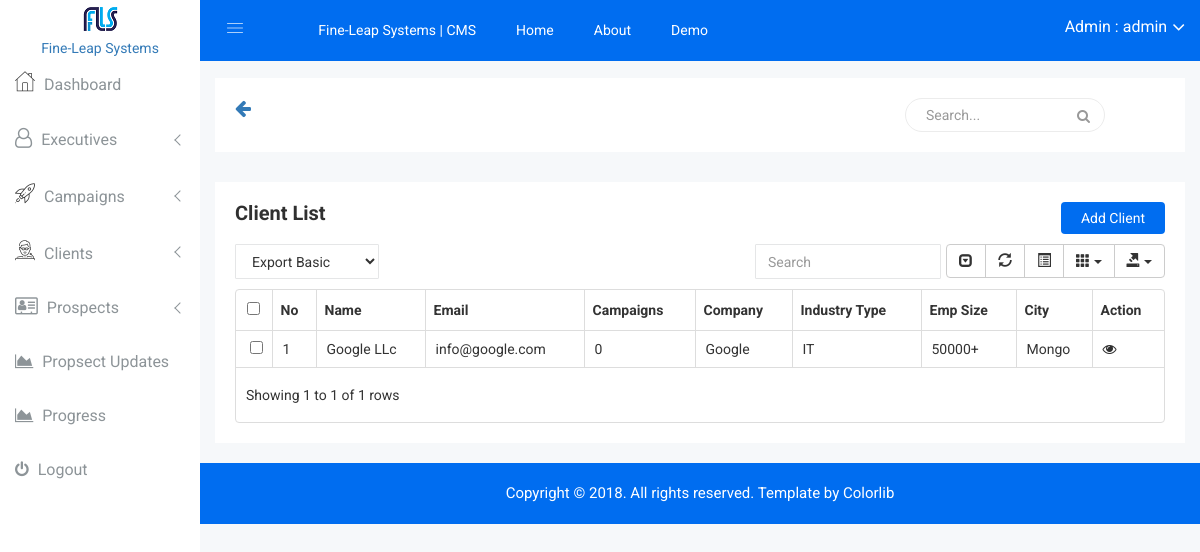
The app's page /crm_admin/clients/list/ (signed in) with its own data.
### portal/models.py (models this page shows, shortened)
class User(AbstractBaseUser, PermissionsMixin):
    email = models.EmailField(_('email address'), unique=True)
    first_name = models.CharField(max_length=32, blank=True)
    last_name = models.CharField(max_length=32, blank=True)
    phone = models.CharField(max_length=13, blank=True)
    employee_id = models.CharField(max_length=12, blank=True)
    date_joined = models.DateTimeField(_('date joined'), auto_now_add=True)
    date_of_birth = models.DateField(blank=True, null=True)
    details = models.TextField(blank=True)
    is_active = models.BooleanField(_('active'), default=True)
    is_staff = models.BooleanField(_('staff'), default=False)
    is_superuser = models.BooleanField(_('superuser'), default=False)
    objects = UserManager()
    USERNAME_FIELD = 'email'
    REQUIRED_FIELDS = []
    class Meta:
        verbose_name = _('user')
        verbose_name_plural = _('users')
    def __str__(self):
        return self.get_email_name
    @property
    def get_display_text(self):
        if self.get_full_name:
            return self.get_full_name
        else:
            return self.__str__()
    @property
    def get_full_name(self):
        return "{} {}".format(self.first_name, self.last_name) if (self.first_name or self.last_name) else ""
    @property
    def get_email_name(self):
        email_str = str(self.email)
        return email_str[:email_str.rfind("@")]

### clients/models.py (models this page shows, shortened)
class Client(models.Model):
    name = models.CharField(max_length=64)
    slug = models.SlugField(blank=True)
    director = models.CharField(max_length=64)
    company = models.CharField(max_length=128, blank=True)
    email = models.EmailField(blank=True)
    email2 = models.EmailField(blank=True)
    phone = models.CharField(max_length=15, blank=True)
    phone2 = models.CharField(max_length=15, blank=True)
    emp_size = models.CharField(max_length=16, blank=True)
    website = models.CharField(max_length=64, blank=True)
    industry_type = models.CharField(max_length=64, blank=True)
    city = models.CharField(max_length=32, blank=True)
    state = models.CharField(max_length=32, blank=True)
    country = models.CharField(max_length=32, blank=True)
    zip_code = models.CharField(max_length=12, blank=True, null=True)
    details = models.TextField(blank=True)
    added_on = models.DateTimeField(auto_now_add=True)
    @property
    def get_display_text(self):
        return self.name
    @property
    def get_campaigns(self):
        return self.campaign_set.all()
    @property
    def get_admin_update_url(self):
        return reverse_lazy("crm_admin:client_update", kwargs={'slug': self.slug})

### crm_admin/views.py (the view)
        class WrappedClass(UserPassesTestMixin, wrapped):
            def test_func(self):
                return self.request.user.is_superuser

### crm_admin/views.py (called while the page is built)
def superuser_required():
    def wrapper(wrapped):
        class WrappedClass(UserPassesTestMixin, wrapped):
            def test_func(self):
                return self.request.user.is_superuser
        return WrappedClass
    return wrapper

### crm_admin/templates/crm_admin/clients/list.html (shortened to what this page needs)
{% extends "crm_admin/base.html" %}
{% load result_tags %}
{% load static %}
{% block content %}
            <div class="data-table-area mg-b-15">
            <div class="container-fluid">
                <div class="row">
                    <div class="col-lg-12 col-md-12 col-sm-12 col-xs-12">
                        <div class="sparkline13-list">
                            <div class="sparkline13-hd">
                                <div class="main-sparkline13-hd">
                                    <h1>Client List</h1>
                                    <div class="add-product">
                                        <a href="{% url "crm_admin:client_add" %}">Add Client</a>
                                    </div>
                                </div>
                            </div>
                            <div class="sparkline13-graph">
                                <div class="datatable-dashv1-list custom-datatable-overright">
                                    <div id="toolbar">
                                        <select class="form-control dt-tb">
											<option value="">Export Basic</option>
										</select>
                                    </div>
                                    <table id="table" data-toggle="table" data-pagination="true" data-search="true" data-show-columns="true" data-show-pagination-switch="true" data-show-refresh="true" data-key-events="true" data-show-toggle="true" data-resizable="true" data-cookie="true"
                                        data-cookie-id-table="saveId" data-show-export="true" data-click-to-select="true" data-toolbar="#toolbar">
                                        <thead>
                                            <tr>
                                                <th data-field="id">No</th>
                                                <th data-field="name">Name</th>
                                                <th data-field="email">Email</th>
                                                <th data-field="campaigns">Campaigns</th>
                                                <th data-field="company">Company</th>
                                                <th data-field="industry_type">Industry Type</th>
                                                <th data-field="emp_size">Emp Size</th>
                                                <th data-field="city">City</th>
                                                <th data-field="action">Action</th>
                                            </tr>
                                        </thead>
                                        <tbody>
                                            {% for client in clients %}
                                                <tr>
                                                    <td>{{ forloop.counter }}</td>
                                                    <td>{{ client.get_display_text }}</td>
                                                    <td>{{ client.email }}</td>
                                                    <td>{{ client.get_campaigns.count }}</td>
                                                    <td>{{ client.company }}</td>
                                                    <td>{{ client.industry_type }}</td>
                                                    <td>{{ client.emp_size }}</td>
                                                    <td>{{ client.city }}</td>
                                                    <td class="datatable-ct"><a href="{{ client.get_admin_update_url }}"><i class="fa fa-eye"></i></a></td>
                                                </tr>
                                            {% endfor %}
                                        </tbody>
                                    </table>
                                </div>
                            </div>
                        </div>
                    </div>
                </div>
            </div>
        </div>
{% endblock %}

### crm_admin/templates/crm_admin/header.html (shortened to what this page needs)
    {% load static %}
    <div class="container-fluid">
        <div class="row">
            <div class="col-lg-12 col-md-12 col-sm-12 col-xs-12">
                <div class="logo-pro">
                    <a href="index.html"><img class="main-logo" src="{% static "img/logo/logosn.png" %}" alt="" /></a>
                </div>
            </div>
        </div>
    </div>
<br>
    <div class="header-advance-area">
        <div class="header-top-area">
            <div class="container-fluid">
                <div class="row">
                    <div class="col-lg-12 col-md-12 col-sm-12 col-xs-12">
                        <div class="header-top-wraper">
                            <div class="row">
                                <div class="col-lg-1 col-md-0 col-sm-1 col-xs-12">
                                    <div class="menu-switcher-pro">
                                        <button type="button" id="sidebarCollapse" class="btn bar-button-pro header-drl-controller-btn btn-info navbar-btn">
                                                <i class="educate-icon educate-nav"></i>
                                            </button>
                                    </div>
                                </div>
                                <div class="col-lg-6 col-md-7 col-sm-6 col-xs-12">
                                    <div class="header-top-menu tabl-d-n">
                                        <ul class="nav navbar-nav mai-top-nav">
                                            <li class="nav-item"><a href="{% url "portal:home" %}">Fine-Leap Systems | CMS</a></li>
                                            <li class="nav-item"><a href="{% url "portal:home" %}" class="nav-link">Home</a>
                                            </li>
                                            <li class="nav-item"><a href="#" class="nav-link">About</a>
                                            </li>
                                            <li class="nav-item"><a href="#" class="nav-link">Demo</a>
                                            </li>
                                        </ul>
                                    </div>
                                </div>
                                <div class="col-lg-5 col-md-5 col-sm-12 col-xs-12">
                                    <div class="header-right-info">
                                        <ul class="nav navbar-nav mai-top-nav header-right-menu">
                                            <li class="nav-item">
                                                <a href="#" data-toggle="dropdown" role="button" aria-expanded="false" class="nav-link dropdown-toggle">
                                                    <span class="admin-name">Admin : {{ user.get_display_text }}</span>
                                                    <i class="fa fa-angle-down edu-icon edu-down-arrow"></i>
                                                </a>
                                            </li>
                                        </ul>
                                    </div>
                                </div>
                            </div>
                        </div>
                    </div>
                </div>
            </div>
        </div>
        <div class="breadcome-area">
            <div class="container-fluid">
                <div class="row">
                    <div class="col-lg-12 col-md-12 col-sm-12 col-xs-12">
                        <div class="breadcome-list">
                            <div class="row">
                                <div class="col-lg-5 col-md-5 col-sm-5 col-xs-2">
                                    <a class="float-left" onClick="javascript:history.go(-1);"><i class="fa fa-arrow-left fa-lg"></i></a>
                                </div>
                                <div class="col-lg-6 col-md-6 col-sm-6 col-xs-10">
                                    <div class="breadcome-heading" style="float: right!important;">
                                        <form role="search" class="sr-input-func">
                                            <input type="text" placeholder="Search..." class="search-int form-control">
                                            <a href="#"><i class="fa fa-search"></i></a>
                                        </form>
                                    </div>
                                </div>
                            </div>
                        </div>
                    </div>
                </div>
            </div>
        </div>
    </div>

### portal/static/css/main.css (style rules this page uses)
html { color: #222; font-size: 1em; line-height: 1.4; }

### records on screen
User: get_display_text "admin"
Client: get_display_text "Google LLc", email "info@google.com", get_campaigns.count "0", company "Google", industry_type "IT", emp_size "50000+", city "Mongo"
